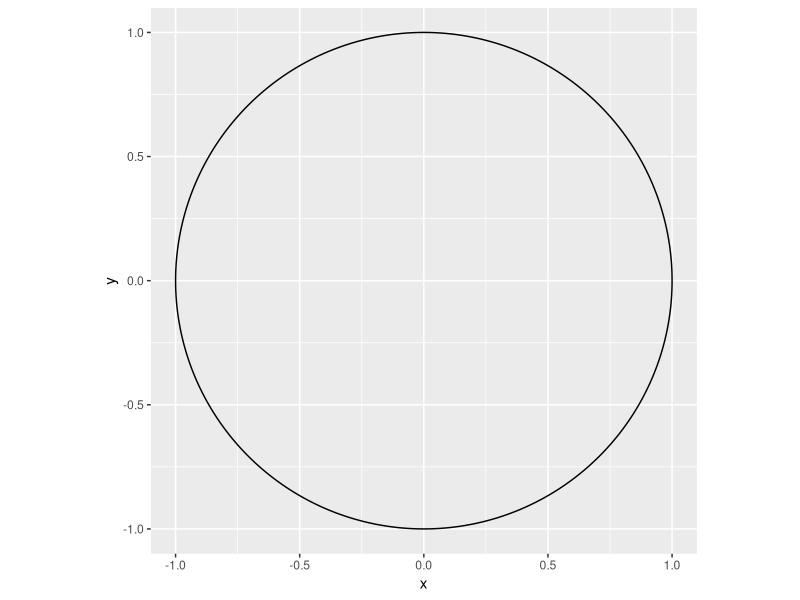
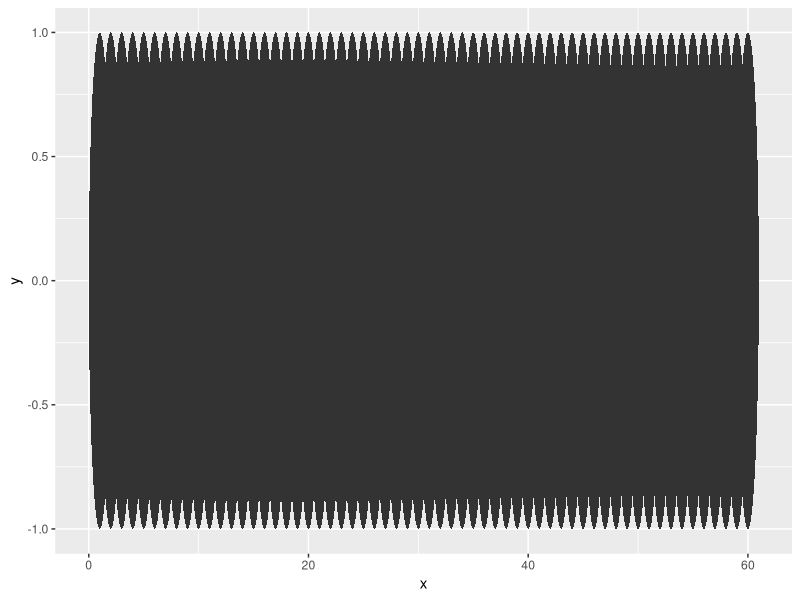
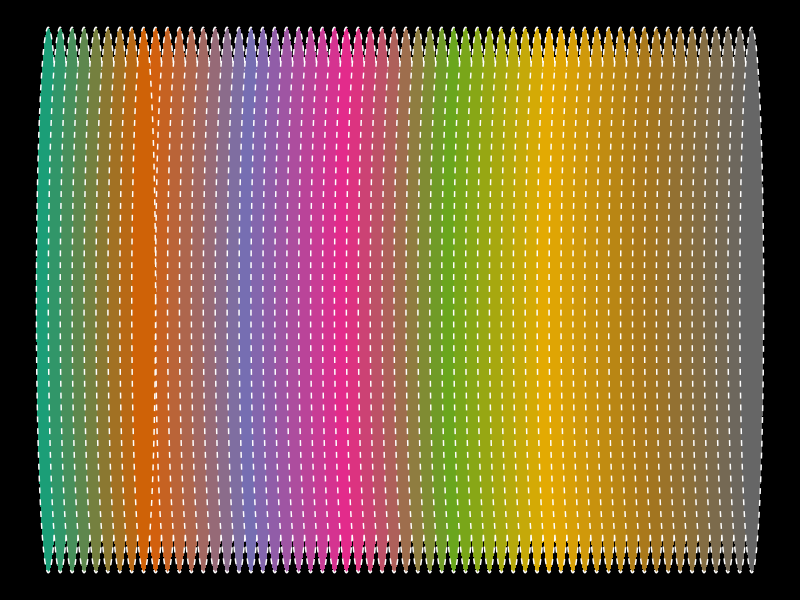
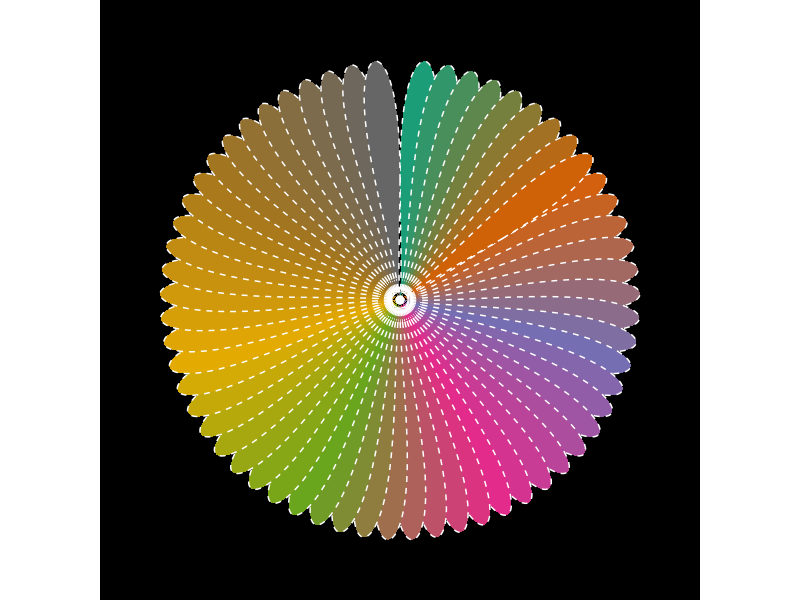

Here is the R script that generated these plots, in order:
library(tidyverse)
library(RColorBrewer)
library(gganimate)

# calculate a circle from scratch
#ggplot works on cartesian (x,y) scale

# vector with angles all possible angles of a circle create a circle 
# in radiants!
angles <- seq(0, 2*pi, length.out = 1000) # length adjusts how smooth the circle is 

# create full circle with converted equations
circle <- tibble(x = cos(angles), 
                 y = sin(angles))
circle

# plot 
circle %>% 
  ggplot(aes(x,y))+
  geom_path()+
  coord_equal()

# now we need multiple circles ####
# time to iterate 
n = 60 

dark <- brewer.pal(n = 8, name = "Dark2")
?colorRampPalette
colors <- colorRampPalette(dark)(n) # take these colors and make 20 color options for each circle 
circle_now <- map2_df(1:n, colors, ~circle %>% 
                        mutate(x = x + .x, # shifting circles left to right, so adding value of first argument
                               color = .y, # for each circle, iterate the colors  
                               group = paste0("group", .x))) # grouping variable

# adding circles on the line 
circle_now %>% 
  ggplot(aes(x,y, group = group))+
  geom_polygon()


# tweak aes ####

line_style <- 2
line_color <- "#ffffff"
backg_col <- "#000000"

circle_now %>% 
  ggplot(aes(x,y, group = group))+
  theme_void()+
  geom_polygon(fill = circle_now$color,
               color = line_color,
               linetype = line_style)+
  theme(plot.background = element_rect(fill = backg_col))

# finesse ggplot ####
circle_now %>% 
  ggplot(aes(x,y, group = group))+
  theme_void()+
  geom_polygon(fill = circle_now$color,
               color = line_color,
               linetype = line_style)+
  theme(plot.background = element_rect(fill = backg_col))+
  coord_polar() # warps plot into a wheel

# can you make this roate? ####
# 
# circle_now %>% 
#   mutate(move = 1:60000) %>% 
#   transition_manual(move, cumulative = TRUE) 
# 
# 
# ?gganimate
